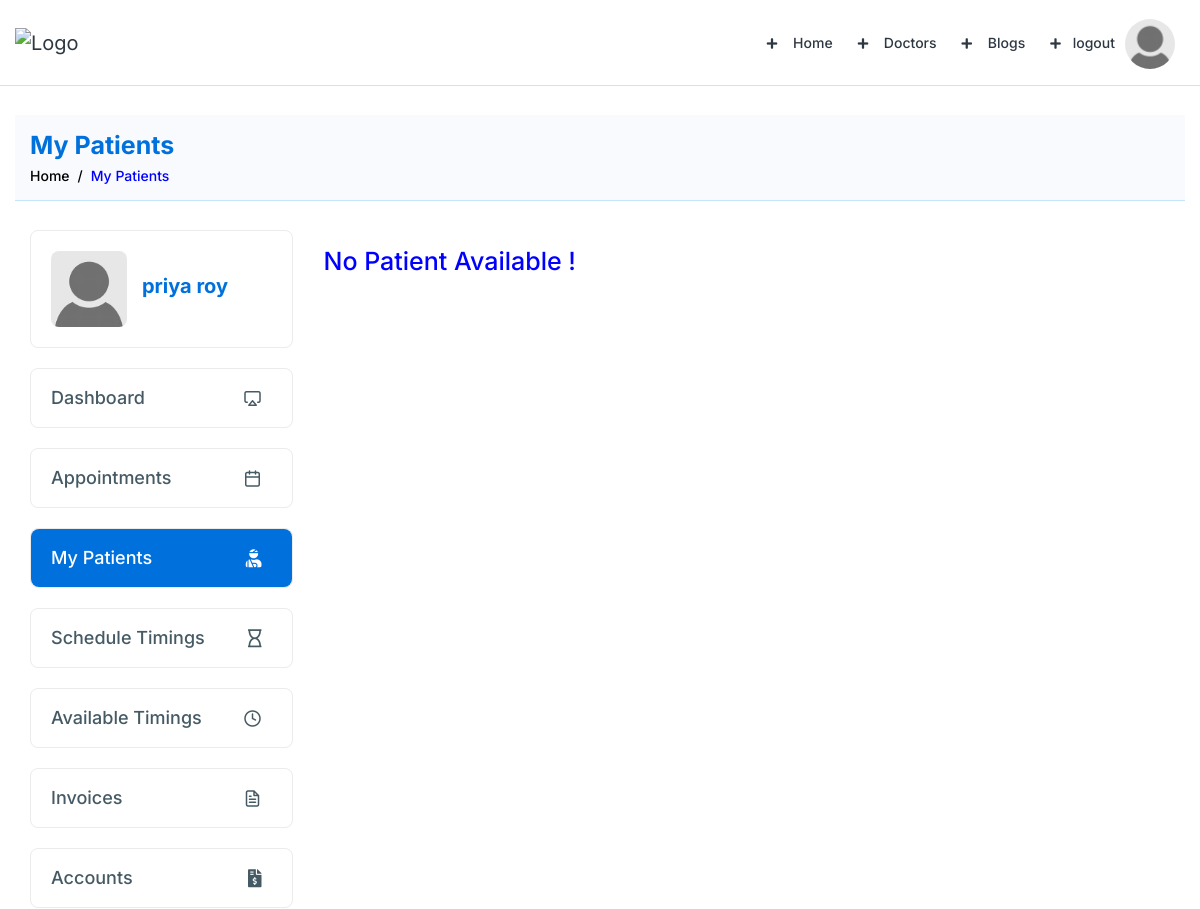
Before: /my_patient/ (signed in, upper part) with the older database file.
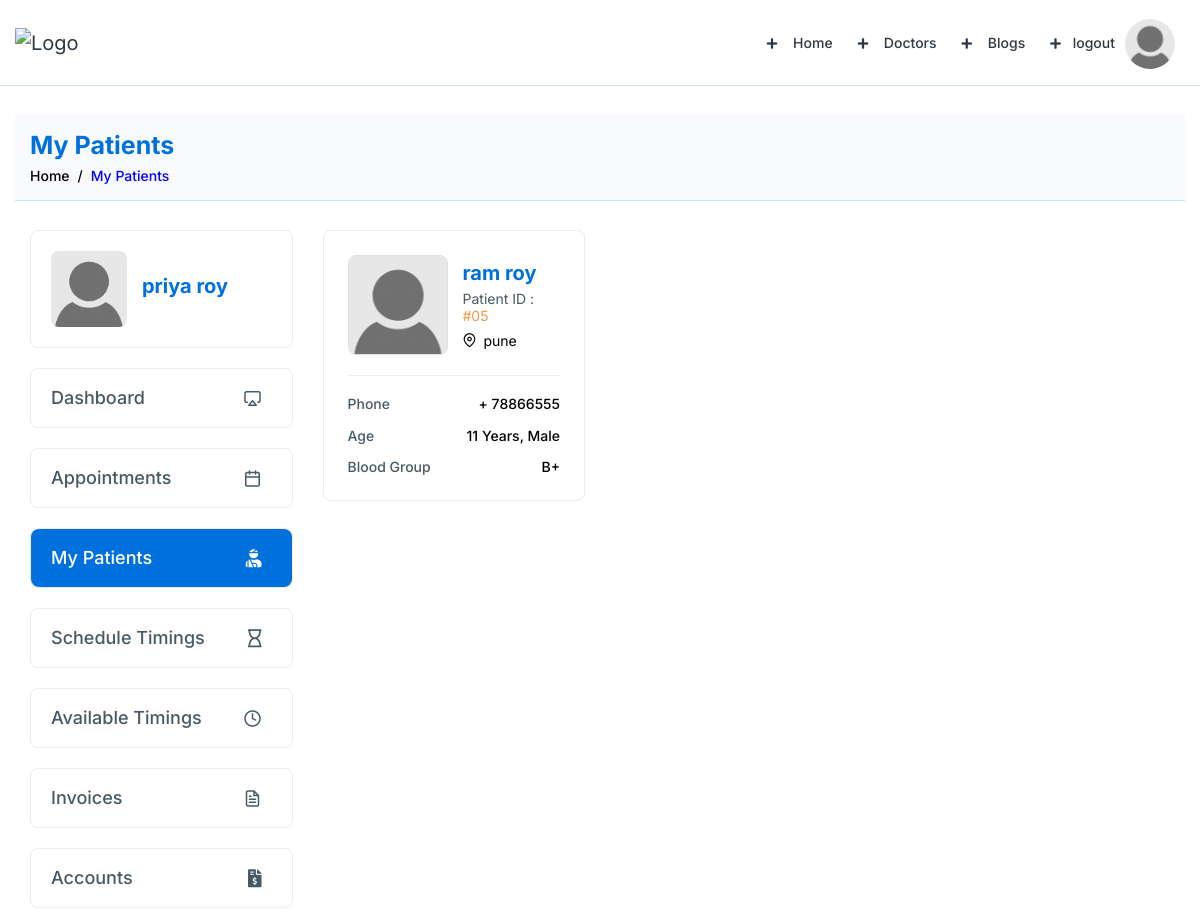
After: the same page with the newer database file.
### doctors/models.py (models this page shows, shortened)
class mypatient(models.Model):
    Dr_names = models.ForeignKey(Dr, on_delete=models.CASCADE, related_name='mypatients')
    pa_names=models.ForeignKey('patient.patient_record',null=True,on_delete=models.CASCADE, related_name='mypatient')

### patient/models.py (models this page shows, shortened)
class patient_record(models.Model):
        patient = models.OneToOneField(User, on_delete=models.CASCADE, related_name="patient_record")
        name = models.CharField(max_length=50)
        img = models.ImageField()
        mobile = models.IntegerField(blank=True)
        city = models.CharField(max_length=50)
        address = models.TextField()
        email = models.EmailField()
        DOB= models.DateField(blank=True)
        gender = models.CharField(max_length=50)
        Blood_group = models.CharField(max_length=20)
        age = models.IntegerField(blank=True)
        date=models.DateField(auto_now=True)

### doctors/views.py (the view)
# urls.py: path('my_patient/', views.my_patients, name='my_patient'),
def my_patients(request):
    if request.user.is_authenticated:
        doctors=Dr.objects.get(id=request.user.Dr.id)
        patientlist=mypatient.objects.filter(Dr_names=doctors)
        return render(request,'doctor/my-patients.html',{'list':patientlist})
    else:
        return redirect('error500')

### doctors/templates/doctor/my-patients.html (shortened to what the changed rows need)
{% extends 'blank-page.html' %}
{% block body %}
{% load static %}
   <div class="breadcrumb-bar">
    <div class="container-fluid">
     <div class="row align-items-center">
      <div class="col-md-12 col-12">
       <h2 class="breadcrumb-title">
        My Patients
       </h2>
      </div>
     </div>
    </div>
   </div>
   <div class="content">
    <div class="container-fluid">
     <div class="row">
      <div class="col-md-7 col-lg-8 col-xl-9">
       <div class="row">{% if list|length is not 0%}
        {% for i in list %}
        <div class="col-md-12 col-sm-6 col-lg-4">
         <div class="card widget-profile pat-widget-profile">
          <div class="card-body">
           <div class="pro-widget-content">
            <div class="profile-info-widget">
               {% if i.pa_names.id|length != 0 %}
             <a class="booking-doc-img" href="/media/{{i.pa_names.id}}">
              <img alt="User Image" src="/media/{{i.pa_names.img}}"/>
             </a>
             {% else %} <a class="booking-doc-img" href="/media/default.jpg">
               <img alt="User Image" src="/media/default.jpg"/>
              </a>{% endif %}
             <div class="profile-det-info">
              <h3>
               <a href="{% url 'patient_profile' %}?profile={{i.pa_names.id}}">
                {{i.pa_names.name}}
               </a>
              </h3>
              <div class="patient-details">
               <h5 class="pat-id">
                Patient ID :
                <span>
                 #0{{i.pa_names.id}}
                </span>
               </h5>
               <h5 class="mb-0">
                <i class="feather-map-pin">
                </i>
                {{i.pa_names.address}}
               </h5>
              </div>
             </div>
            </div>
           </div>
           <div class="patient-info">
            <ul>
             <li>
              Phone
              <span>
               + {{i.pa_names.mobile}}
              </span>
             </li>
             <li>
              Age
              <span>
               {{i.pa_names.age}} Years,  {{i.pa_names.gender}}
              </span>
             </li>
             <li>
              Blood Group
              <span>
               {{i.pa_names.Blood_group}}
              </span>
             </li>
            </ul>
           </div>
          </div>
         </div>
        </div>{% endfor %}
        {% else %}
               <p style="color:blue;font-size:25px;" class="my-3 mx-3" >No Patient Available !</p>
               {% endif %}
       </div>
      </div>
     </div>
    </div>
   </div>
   {%endblock%}

Changed rows visible on the page:
added mypatient: pa_names.name "ram roy", pa_names.id "5", pa_names.address "pune", pa_names.mobile "78866555", pa_names.age "11", pa_names.gender "Male", pa_names.Blood_group "B+"
Other visible differences:
text no longer shown: "No Patient Available !"
